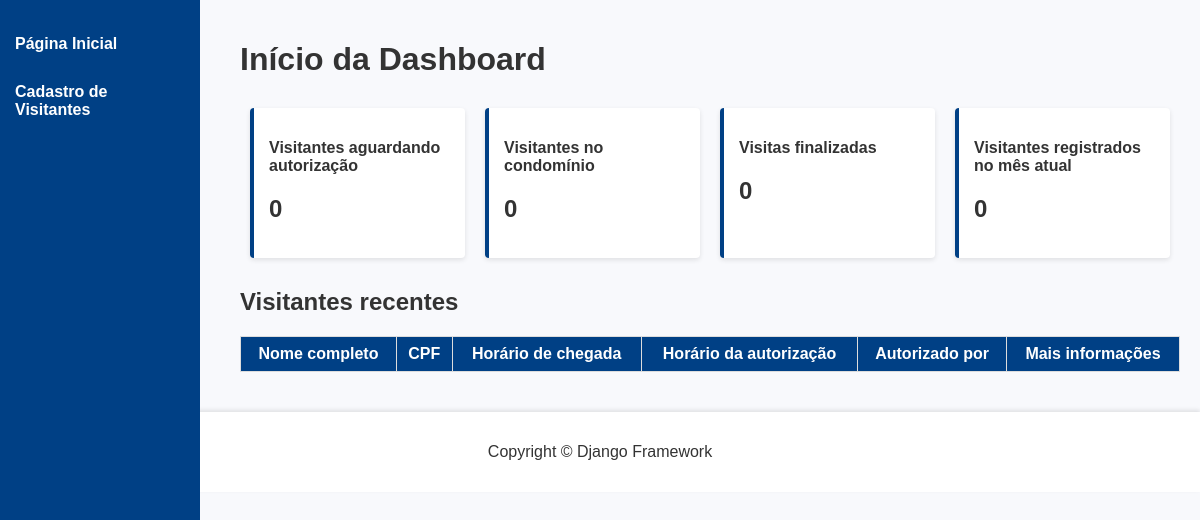
The app's page /, older data.
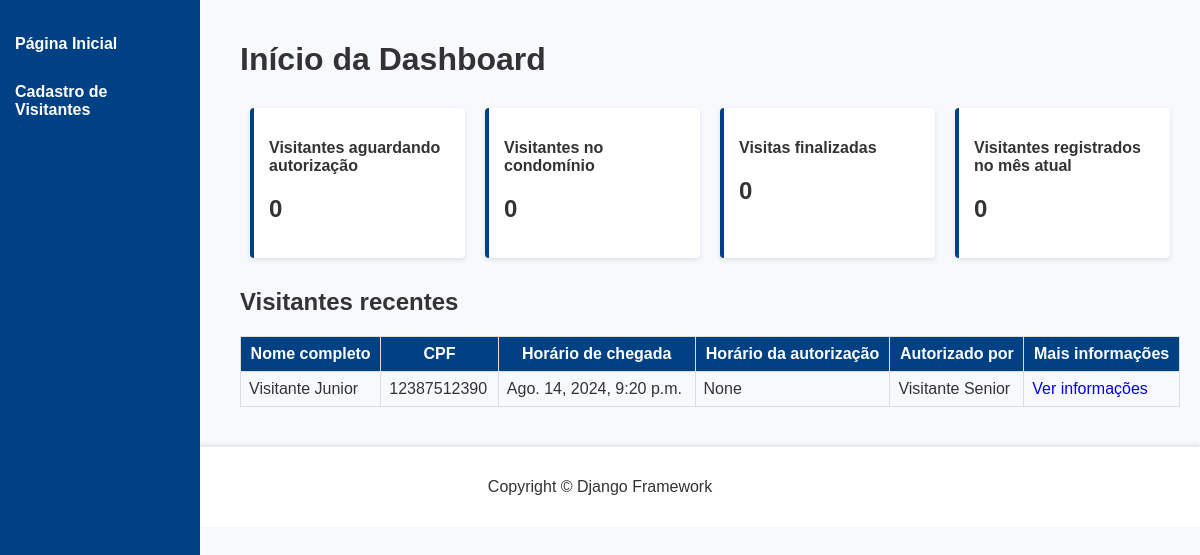
The same page, newer data.
### visitantes/models.py (models this page shows, shortened)
class Visitante(models.Model):
    nome_completo = models.CharField(
        verbose_name="Nome Completo",
        max_length=255,
    )
    cpf = models.CharField(
        verbose_name="CPF",
        max_length=11,
        unique=True
    )
    data_nascimento = models.DateField(
        verbose_name="Data de Nascimento",
        auto_now=False,
        auto_now_add=False,
    )
    numero_casa = models.CharField(
        verbose_name="Número da Casa Visitada",
        max_length=255,
    )
    placa_veiculo = models.CharField(
        verbose_name="Placa do Veículo",
        max_length=7,
        blank=True,
        null=True,
    )
    hora_chegada = models.DateTimeField(
        verbose_name="Hora de Chegada",
        blank=True,
        null=True,
        auto_now_add=True,
        )
    hora_saida = models.DateTimeField(
        verbose_name="Hora de Saída",
        blank=True,
        null=True,
        auto_now=False,
        )
    hora_autorizacao = models.DateTimeField(
        verbose_name="Hora de Autorização",
        blank=True,
        null=True,
        auto_now=False,
    )
    nome_morador = models.CharField(
        verbose_name="Nome do Morador que autorizou a entrada",
        max_length=255,
        blank=True,
    )
    porteiro_autorizador = models.ForeignKey(
        "porteiros.Porteiro",
        verbose_name="Porteiro que Autorizou a Entrada",
        on_delete=models.PROTECT,
    )
    STATUS_VISITANTE = [
        ("AGUARDANDO", "Aguardando autorização"),
        ("EM_VISITA", "Em visita"),
        ("FINALIZADO", "Visita finalizada"),
    ]
    status = models.CharField(
        verbose_name = "Status",
        max_length = 20,
        choices = STATUS_VISITANTE,
        default="AGUARDANDO"
    )
    class Meta:
        verbose_name = "Visitante"
        verbose_name_plural = "Visitantes"
        db_table = "visitante"

### dashboard/views.py (the view)
# urls.py: path("", index, name="index"),
def index(request):
    todos_visitantes = Visitante.objects.all()
    context = {
        "nome_pagina": "Início da Dashboard",
        "todos_visitantes": todos_visitantes,
    }
    return render(request, "usuarios/index.html", context)

### templates/usuarios/index.html
{% extends "base.html" %}
{% block content %}
<div class="content">
    <h1>{{ nome_pagina }}</h1>
    <div class="card-container">
        <div class="card">
            <p>Visitantes aguardando autorização</p>
            <h2>0</h2>
        </div>
        <div class="card">
            <p>Visitantes no condomínio</p>
            <h2>0</h2>
        </div>
        <div class="card">
            <p>Visitas finalizadas</p>
            <h2>0</h2>
        </div>
        <div class="card">
            <p>Visitantes registrados no mês atual</p>
            <h2>0</h2>
        </div>
    </div>
    <h2>Visitantes recentes</h2>
    <table class="table">
        <thead>
            <tr>
                <th>Nome completo</th>
                <th>CPF</th>
                <th>Horário de chegada</th>
                <th>Horário da autorização</th>
                <th>Autorizado por</th>
                <th>Mais informações</th>
            </tr>
        </thead>
        <tbody>
            {% for visitante in todos_visitantes %}
                <tr>
                    <td>{{ visitante.nome_completo }}</td>
                    <td>{{ visitante.cpf}}</td>
                    <td>{{ visitante.hora_chegada }}</td>
                    <td>{{ visitante.hora_autorizacao }}</td>
                    <td>{{ visitante.nome_morador }}</td>
                    <td><a href="{% url 'informacoes_visitante' id=visitante.id %}" class="btn">Ver informações</a></td>
                </tr>
            {% endfor %}
        </tbody>
    </table>
</div>
{% endblock content %}

Row changes from the older to the newer data that the page shows:
added Visitante: nome_completo "Visitante Junior", cpf "12387512390", hora_chegada "Ago. 14, 2024, 9:20 p.m.", hora_autorizacao "None", nome_morador "Visitante Senior"
